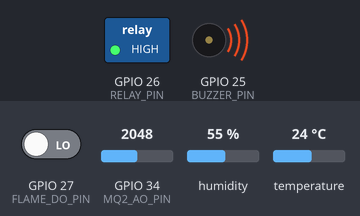
Simulated run of this sketch. Board: ESP32. Parts: switched loads named in the sketch (green lamp = pin HIGH), buzzer (waves = sounding). The test bench sets the inputs (shaded band); at power-on: GPIO 27 (FLAME_DO_PIN) LOW, GPIO 34 (MQ2_AO_PIN) = 2048, humidity 55 %, temperature 24 °C. WiFi joins after 1.5 s; servers stay silent unless stated; what the sketch prints to the serial monitor is not drawn.

Above: at 3.2 s.
3.3 s: GPIO 27 (FLAME_DO_PIN) driven HIGH
7.5 s: GPIO 34 (MQ2_AO_PIN) set to 1843
10.2 s: GPIO 34 (MQ2_AO_PIN) set to 1732
At 12.6 s:
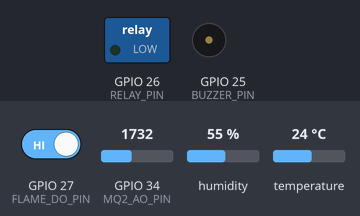
13.5 s: GPIO 34 (MQ2_AO_PIN) set to 1840
At 15.0 s:
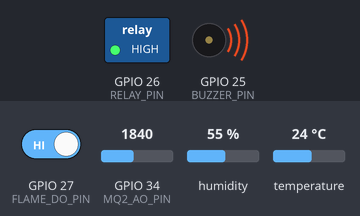
16.2 s: GPIO 34 (MQ2_AO_PIN) set to 1760
At 19.2 s:
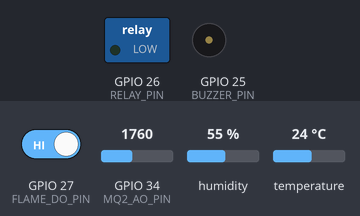
Timing chart, 0 to 20.5 s (numbered marks = the images above; inputs shaded):
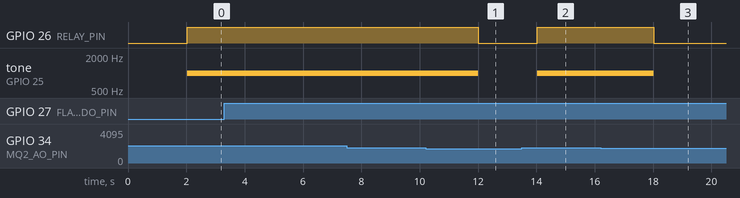

Measured:
- the behaviour switches between 1801 and 1800 on GPIO 34 (MQ2_AO_PIN) (found by bisection; images 0 and 1)
- after the input at 3.3 s, every drawn part: stays the same
- after the input at 7.5 s, every drawn part: stays the same
- after the input at 10.2 s, GPIO 26 (RELAY_PIN): HIGH → LOW after 1.8 s; tone on GPIO 25 (BUZZER_PIN): 1000 Hz → silent after 1.8 s
- after the input at 13.5 s, GPIO 26 (RELAY_PIN): LOW → HIGH after 0.53 s; tone on GPIO 25 (BUZZER_PIN): silent → 1000 Hz after 0.53 s
- after the input at 16.2 s, GPIO 26 (RELAY_PIN): HIGH → LOW after 1.8 s; tone on GPIO 25 (BUZZER_PIN): 1000 Hz → silent after 1.8 s

The sketch:

chan_doan_esp32.ino
```cpp
/*
  He thong canh bao chay - ESP32
  Cam bien: MQ2 (khoi), DHT11 (nhiet do & do am), cam bien lua (flame)
*/

#include <DHT.h>
#include <WiFi.h>
#include <FirebaseESP32.h>

// ==== Khai bao chan ====
#define MQ2_AO_PIN   34
#define MQ2_DO_PIN   35
#define FLAME_DO_PIN 27
#define FLAME_AO_PIN 32
#define DHT_PIN      4
#define BUZZER_PIN   25
#define RELAY_PIN    26

#define DHTTYPE DHT11
DHT dht(DHT_PIN, DHTTYPE);

// ==== Thong tin Wi-Fi va Firebase ====
#define WIFI_SSID "Son"
#define WIFI_PASSWORD "0369538588"

// LƯU Ý: Không có https:// và không có dấu / ở cuối
#define FIREBASE_HOST "doan-baochay-esp32-default-rtdb.firebaseio.com"
#define FIREBASE_AUTH "FSljfXuhZmRouGiVsIBAihbE1ui7BQGeY0UZXhvw"

// Khai bao cac doi tuong Firebase
FirebaseData firebaseData;
FirebaseAuth auth;
FirebaseConfig config;

// ==== Nguong canh bao ====
const int SMOKE_THRESHOLD = 1800;
const bool FLAME_ACTIVE_LOW = true;

unsigned long lastRead = 0;
const unsigned long READ_INTERVAL = 2000; // Doc cam bien moi 2 giay (Cho phu hop DHT11)

void setup() {
  Serial.begin(115200);
  delay(500);

  pinMode(MQ2_DO_PIN, INPUT);
  pinMode(FLAME_DO_PIN, INPUT);
  pinMode(BUZZER_PIN, OUTPUT);
  pinMode(RELAY_PIN, OUTPUT);

  digitalWrite(BUZZER_PIN, LOW);
  digitalWrite(RELAY_PIN, LOW);

  dht.begin();

  // Ket noi Wi-Fi
  Serial.print("Dang ket noi Wi-Fi");
  WiFi.begin(WIFI_SSID, WIFI_PASSWORD);

  // Đợi kết nối Wi-Fi, nhưng tối đa chỉ đợi 10 giây (20 lần x 500ms)
  int retries = 0;
  while (WiFi.status() != WL_CONNECTED && retries < 20) {
    Serial.print(".");
    delay(500);
    retries++;
  }

  // ĐÂY LÀ VỊ TRÍ CỦA IF / ELSE
  if (WiFi.status() == WL_CONNECTED) {
    Serial.println("\nKet noi Wi-Fi thanh cong!");

    // Chỉ khởi tạo Firebase nếu có Wi-Fi
    config.database_url = FIREBASE_HOST;
    config.signer.tokens.legacy_token = FIREBASE_AUTH;

    Firebase.begin(&config, &auth);
    Firebase.reconnectWiFi(true);
  } else {
    // ĐOẠN ELSE ĐƯỢC ĐẶT Ở ĐÂY
    Serial.println("\nKhong the ket noi Wi-Fi. Tiep tuc chay Offline!");
  }

  Serial.println("He thong canh bao chay - khoi dong xong");
}


void loop() {
  if (millis() - lastRead >= READ_INTERVAL) {
    lastRead = millis();

    // ==== Doc cam bien ====
    int smokeValue = analogRead(MQ2_AO_PIN);
    int flameRaw = digitalRead(FLAME_DO_PIN);
    bool flameDetected = FLAME_ACTIVE_LOW ? (flameRaw == LOW) : (flameRaw == HIGH);

    float humidity = dht.readHumidity();
    float temperature = dht.readTemperature();

    // Kiem tra loi DHT11 de tranh day du lieu sai len Firebase
    if (isnan(humidity) || isnan(temperature)) {
      Serial.println("DHT11: doc loi (kiem tra lai day cam bien)");
      // Giu nguyen gia tri mac dinh de khong lam loi thuat toan
      temperature = 0.0;
      humidity = 0.0;
    }

    // ==== Xu ly canh bao ====
    bool smokeAlert = smokeValue > SMOKE_THRESHOLD;
    bool fireAlert = smokeAlert || flameDetected;

    if (fireAlert) {
      tone(BUZZER_PIN, 1000); // Bat coi
      digitalWrite(RELAY_PIN, HIGH);
      Serial.println(">>> CANH BAO CHAY! <<<");
    } else {
      noTone(BUZZER_PIN); // Tat coi
      digitalWrite(RELAY_PIN, LOW);
    }

    // ==== In du lieu ra Serial de theo doi ====
    Serial.print("Nhiet do: "); Serial.print(temperature);
    Serial.print(" | Do am: "); Serial.print(humidity);
    Serial.print(" | Khoi: "); Serial.print(smokeValue);
    Serial.print(" | Lua: "); Serial.println(flameDetected ? "CO" : "Khong");

    // ==== Dong goi va day du lieu len Firebase ====
    FirebaseJson json;
    json.set("temperature", temperature);
    json.set("humidity", humidity);
    json.set("gas_smoke_level", smokeValue);
    json.set("flame_status", flameDetected);
    json.set("alarm_state", fireAlert ? "Bao chay khan cap" : "Binh thuong");

    // Su dung ham updateNode thay vi setJSON de Firebase hoat dong muot ma hon
    if (Firebase.updateNode(firebaseData, "/phong_bep", json)) {
      Serial.println("Gửi dữ liệu lên Firebase thành công.");
    } else {
      Serial.print("Lỗi gửi Firebase: ");
      Serial.println(firebaseData.errorReason());
    }
    Serial.println("-------------------------");
  }
}
```
